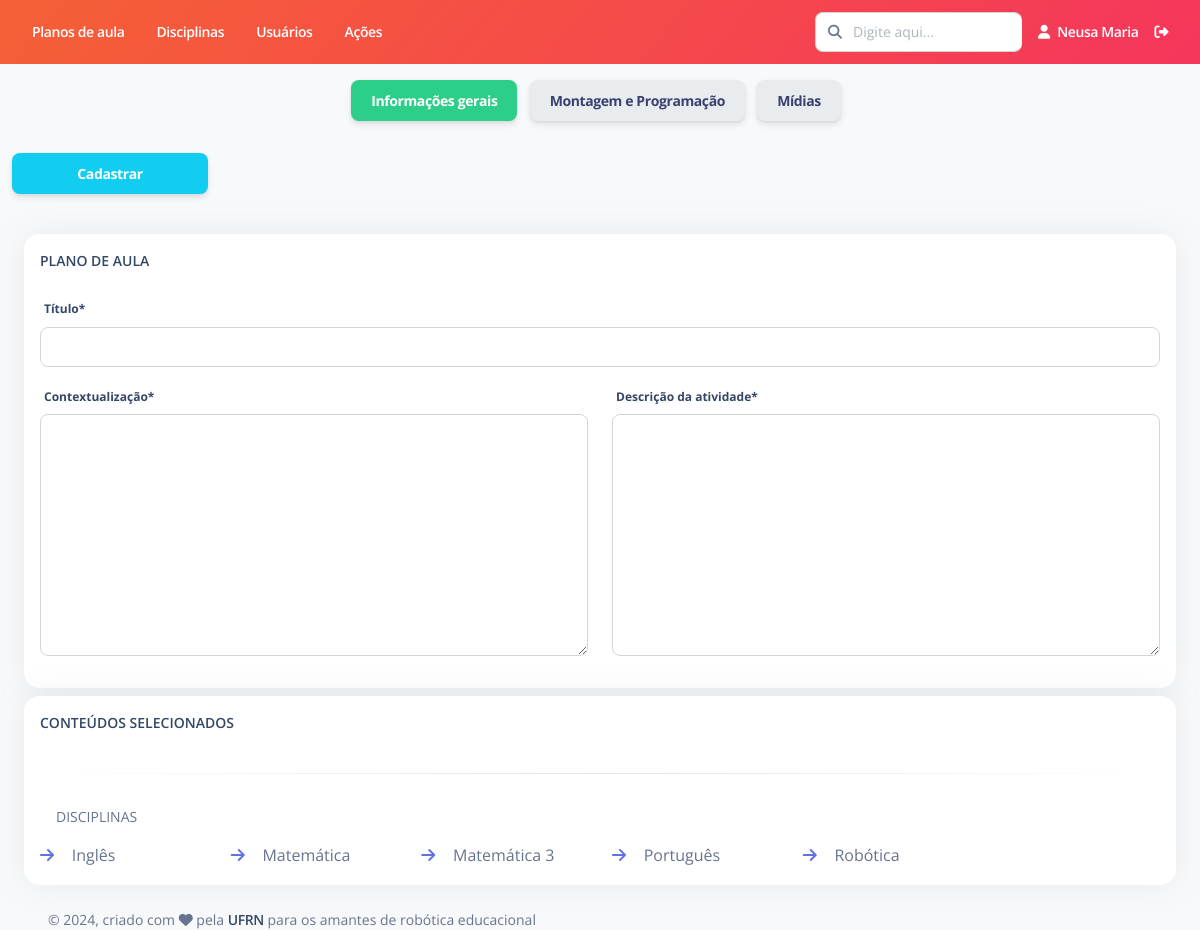
Page /plano-aula/criar/ (signed in) on the committed database.
### Disciplina/models.py (models this page shows, shortened)
class Disciplina(models.Model):
    nome = models.CharField(max_length=200, verbose_name="Nome")
    status = models.CharField(max_length=7, choices=STATUS, default='Ativo')
    class Meta:
        ordering = ['nome']
        verbose_name = "Disciplina"
        verbose_name_plural = "Disciplinas"

### PlanoAula/views.py (the view)
# urls.py: path('criar/', views.CriarAcao.as_view(), name='criar'),
@login_required
def criar(request):
    if (request.method == 'POST'):
        form_inf_gerais = forms.FormInfGerais(request.POST)
        form_montagem = forms.FormMontagem(request.POST)
        form_programacao = forms.FormProgramacao(request.POST, request.FILES)
        form_midias_robo_fotos = forms.FormMidiasRoboFotos(request.POST)
        robo_fotos = request.FILES.getlist('robo_foto')
        form_midias_robo_videos = forms.FormMidiasRoboVideos(request.POST)
        robo_videos = request.FILES.getlist('robo_video')
        form_midias_robo = forms.FormMidiasRobo(request.POST, request.FILES)
        form_midias_execucao_fotos = forms.FormMidiasExecucaoFotos(request.POST)
        execucao_fotos = request.FILES.getlist('execucao_foto')
        form_midias_execucao_videos = forms.FormMidiasExecucaoVideos(request.POST)
        execucao_videos = request.FILES.getlist('execucao_video')
        if (form_inf_gerais.is_valid() and form_montagem.is_valid() and form_programacao.is_valid()
                and form_midias_robo.is_valid() and form_midias_robo_fotos.is_valid()
                and form_midias_robo_videos.is_valid() and form_midias_execucao_fotos.is_valid()
                and form_midias_execucao_videos.is_valid()):
            conteudos = request.POST.get('lista_id_conteudos','').split(',')
            plano_aula = PlanoAula()
            plano_aula.criador = Usuario.objects.get(id=request.user.id)
            plano_aula.titulo = form_inf_gerais.cleaned_data['titulo']
            plano_aula.contextualizacao = form_inf_gerais.cleaned_data['contextualizacao']
            plano_aula.descricao_atividade = form_inf_gerais.cleaned_data['descricao_atividade']
            if (form_inf_gerais.cleaned_data['avaliacao'] != ""):
                plano_aula.avaliacao = form_inf_gerais.cleaned_data['avaliacao']
            if (form_montagem.cleaned_data['robo_equipamento'] != ""):
                plano_aula.robo_equipamento = form_montagem.cleaned_data['robo_equipamento']
            if (form_montagem.cleaned_data['robo_descricao'] != ""):
                plano_aula.robo_descricao = form_montagem.cleaned_data['robo_descricao']
            if (form_montagem.cleaned_data['robo_link'] != ""):
                plano_aula.robo_link = form_montagem.cleaned_data['robo_link']
            if (form_programacao.cleaned_data['prog_linguagem'] != ""):
                plano_aula.prog_linguagem = form_programacao.cleaned_data['prog_linguagem']
            if (form_programacao.cleaned_data['prog_descricao'] != ""):
                plano_aula.prog_descricao = form_programacao.cleaned_data['prog_descricao']
            if (form_programacao.cleaned_data['prog_link'] != ""):
                plano_aula.prog_link = form_programacao.cleaned_data['prog_link']
            if (form_programacao.cleaned_data['prog_codigos'] != ""):
                plano_aula.prog_codigos = form_programacao.cleaned_data['prog_codigos']
            if (form_midias_robo.cleaned_data['robo_pdf'] != ""):
                plano_aula.robo_pdf = form_midias_robo.cleaned_data['robo_pdf']
            plano_aula.save()
            if (robo_fotos != []):
                for foto in robo_fotos:
                    print(plano_aula)
                    print(foto)
                    FotoRobo(plano_aula=plano_aula, robo_foto=foto).save()
            if (robo_videos != []):
                for video in robo_videos:
                    VideoRobo(plano_aula=plano_aula, robo_video=video).save()
            if (execucao_fotos != []):
                for foto in execucao_fotos:
                    FotoExecucao(plano_aula=plano_aula, execucao_foto=foto).save()
            if (execucao_videos != []):
                for video in execucao_videos:
                    VideoExecucao(plano_aula=plano_aula, execucao_video=video).save()
            if (conteudos != ['']):
                for conteudo in conteudos:
                    plano_aula.conteudos.add(Conteudo.objects.get(id=int(conteudo)))
            plano_aula.save()
            return redirect('plano_aula:listar')
    else:
        form_inf_gerais = forms.FormInfGerais()
        form_montagem = forms.FormMontagem()
        form_programacao = forms.FormProgramacao()
        form_midias_robo_fotos = forms.FormMidiasRoboFotos()
        form_midias_robo_videos = forms.FormMidiasRoboVideos()
        form_midias_robo = forms.FormMidiasRobo()
        form_midias_execucao_fotos = forms.FormMidiasExecucaoFotos()
        form_midias_execucao_videos = forms.FormMidiasExecucaoVideos()
        lista_disciplinas = Disciplina.objects.filter(status="Ativo")
        lista_conteudos = Conteudo.objects.filter(status="Ativo")
        informacoes = {
            'form_inf_gerais': form_inf_gerais,
            'form_montagem': form_montagem,
            'form_programacao': form_programacao,
            'form_midias_robo_fotos': form_midias_robo_fotos,
            'form_midias_robo_videos': form_midias_robo_videos,
            'form_midias_robo': form_midias_robo,
            'form_midias_execucao_fotos': form_midias_execucao_fotos,
            'form_midias_execucao_videos': form_midias_execucao_videos,
            'lista_disciplinas': lista_disciplinas,
            'lista_conteudos': lista_conteudos,
        }
        return render(request, "PlanoAula/criar.html", informacoes)

### PlanoAula/forms.py
class FormInfGerais(ModelForm):
    class Meta:
        model = PlanoAula
        fields = ('titulo', 'contextualizacao', 'descricao_atividade', 'avaliacao')
        error_messages = {
            'titulo': {
                'required': "Esse campo é obrigatório.",
            }
        }

class FormMontagem(ModelForm):
    class Meta:
        model = PlanoAula
        fields = ('robo_equipamento', 'robo_descricao', 'robo_link')

### templates/PlanoAula/criar.html (shortened to what this page needs)
{% extends "Base/base.html" %}
{% load static %} {% load bootstrap5 %}
{% load crispy_forms_tags %}
{% block conteudo %}
<div class="p-3 text-center">
    <button id="btn_inf_gerais" class="btn btn-success me-2" onclick="mostrar_inf_gerais()">Informações gerais</button>
    <button id="btn_montagem_programacao" class="btn btn-light me-2" onclick="mostrar_montagem_programacao()">Montagem e Programação</button>
    <button id="btn_midias" class="btn btn-light me-2" onclick="mostrar_execucao()">Mídias</button>
</div>
<form method="POST" enctype="multipart/form-data">
    <div class="row float-right">
        <input class="btn btn-info col-lg-2" type="submit" value="Cadastrar" />
    </div>
    <div>
        <div id="div_inf_gerais">
            <div class="row mt-4">
                <div class="col-lg-12 col-md-12 mb-2">
                    <div class="card">
                        <div class="card-header pb-0 p-3">
                            <div class="d-flex justify-content-between">
                                <h6 class="text-uppercase text-sm">Plano de aula</h6>
                            </div>
                        </div>
                        <div class="card-body p-3 overflow-auto">
                            {{ form_inf_gerais.titulo|as_crispy_field }}
                            <div class="row">
                                <div class="col-lg-6 col-md-6 col-12">
                                    {{ form_inf_gerais.contextualizacao|as_crispy_field }}
                                </div>
                                <div class="col-lg-6 col-md-6 col-12">
                                    {{ form_inf_gerais.descricao_atividade|as_crispy_field }}
                                </div>
                            </div>
                        </div>
                    </div>
                </div>
                <div class="col-lg-12 col-md-12 mb-2">
                    <div class="card">
                        <div class="card-header pb-0 p-3">
                            <div class="d-flex justify-content-between">
                                <h6 class="text-uppercase text-sm">Conteúdos selecionados</h6>
                            </div>
                        </div>
                        <div class="card-body p-3 overflow-auto">
                            <hr class="horizontal dark">
                            <div id="div_disciplinas">
                                <div class="card-header pb-0 p-3">
                                    <div class="d-flex justify-content-between">
                                        <p class="text-uppercase text-sm">Disciplinas</p>
                                    </div>
                                </div>
                                <div class="row">
                                    {% for disciplina in lista_disciplinas %} {% if disciplina.conteudos.all|length > 0 %}
                                    <div class="col-lg-2 col-md-4">
                                        <a onclick="selecionar_conteudo('{{disciplina.nome}}')">
                                            <i class="text-primary me-2 icon-xxs dropdown-item-icon fas fa-arrow-right"></i>
                                        </a>
                                        {{ disciplina.nome }}
                                    </div>
                                    {% endif %} {% endfor %}
                                </div>
                            </div>
                        </div>
                    </div>
                </div>
            </div>
        </div>
    </div>
</form>
{% endblock %}

### templates/Base/navbar-horizontal.html (shortened to what this page needs)
{% load static %}
      <div class="collapse navbar-collapse mt-sm-0 mt-2 me-md-0 me-sm-4" id="navbar">
        <div class="navbar-nav mr-auto">
          <ul class="navbar-nav justify-content-end">
            <li class="nav-item px-3 d-flex align-items-center">
              <a href="{% url 'plano_aula:listar' %}" class="nav-link font-weight-bold px-0 text-white">
                <span class="d-sm-inline d-none">Planos de aula</span>
              </a>
            </li>
            <li class="nav-item px-3 d-flex align-items-center">
              <a href="{% url 'disciplina:listar' %}" class="nav-link font-weight-bold px-0 text-white">
                <span class="d-sm-inline d-none">Disciplinas</span>
              </a>
            </li>
            <li class="nav-item px-3 d-flex align-items-center">
              <a href="" class="nav-link font-weight-bold px-0 text-white">
                <span class="d-sm-inline d-none">Usuários</span>
              </a>
            </li>
            <li class="nav-item px-3 d-flex align-items-center">
              <a href="{% url 'acoes:listar' %}" class="nav-link font-weight-bold px-0 text-white">
                <span class="d-sm-inline d-none">Ações</span>
              </a>
            </li>
          </ul>
        </div>
        <div class="navbar-nav ml-auto collapse navbar-collapse justify-content-end">
          <div class="pe-md-3 d-flex align-items-center">
            <div class="input-group">
              <span class="input-group-text text-body"><i class="fa fa-search" aria-hidden="true"></i></span>
              <input type="text" class="form-control" placeholder="Digite aqui...">
            </div>
          </div>
          <ul class="navbar-nav justify-content-end">
            <li class="nav-item d-flex align-items-center">
              <a href="" class="nav-link font-weight-bold px-0 text-white">
                <i class="fa fa-user me-sm-1"></i>
                <span class="d-sm-inline d-none">{{user.first_name}} {{user.last_name}}</span>
              </a>
            </li>
            <li class="nav-item px-3 d-flex align-items-center">
              <a href="{% url 'usuario:logout' %}" class="nav-link p-0 text-white">
                <i class="fa fa-sign-out-alt fixed-plugin-button-nav cursor-pointer"></i>
              </a>
            </li>
          </ul>
        </div>
      </div>

### rows in the picture
Disciplina: nome "Inglês"
Disciplina: nome "Matemática"
Disciplina: nome "Matemática 3"
Disciplina: nome "Português"
Disciplina: nome "Robótica"

### other values in the picture
{{ user.first_name }} "Neusa"
{{ user.last_name }} "Maria"
